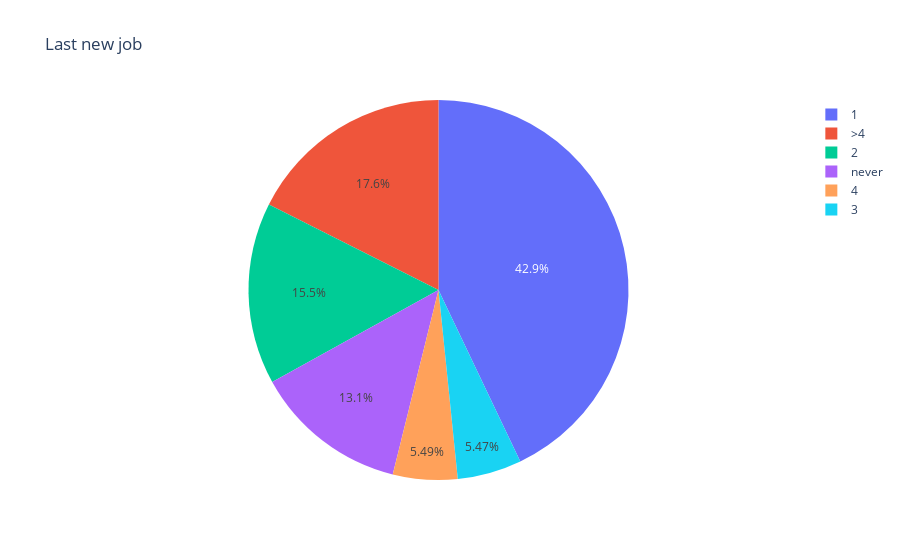

Notebook cell for this chart:
### Code cell
make_plot('last_new_job', 'Last new job')

### Figure 1 — Plotly figure (JSON) as saved in the notebook; plotly's stock layout.template omitted (floating-point values rounded to 4 significant figures)
{"data": [{"domain": {"x": [0, 1], "y": [0, 1]}, "hovertemplate": "last_new_job=%{label}<br>count=%{value}<extra></extra>", "labels": ["1", ">4", "2", "never", "4", "3"], "legendgroup": "", "name": "", "showlegend": true, "type": "pie", "values": [8040, 3290, 2900, 2452, 1029, 1024]}], "layout": {"legend": {"tracegroupgap": 0}, "title": {"text": "Last new job"}}}
